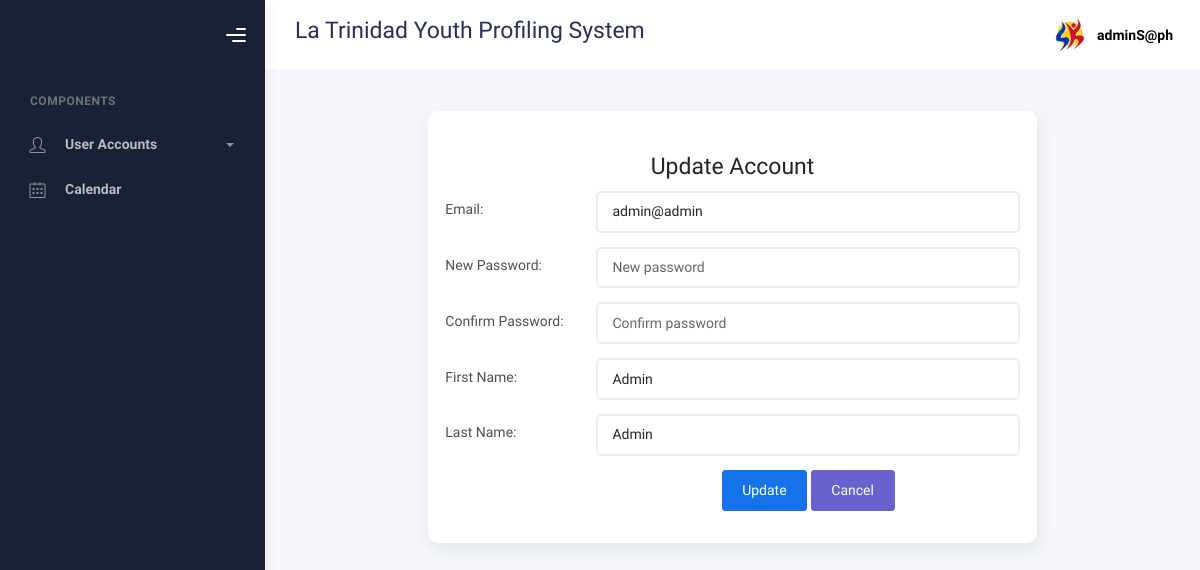
The page /superadmin/update_acc.php?id=50 (signed in) on the database its author committed.
### tables this page shows
CREATE TABLE `account` (
  `id` int(250) NOT NULL,
  `email` varchar(50) NOT NULL,
  `password` varchar(255) NOT NULL,
  `FirstName` varchar(50) NOT NULL,
  `LastName` varchar(50) NOT NULL,
  `role` enum('superadmin','admin','user') NOT NULL DEFAULT 'user',
  `code` varchar(50) DEFAULT NULL
);

### superadmin/update_acc.php (the view, shortened to what this page needs)
<?php
include ("../connection/conne.php");
if (isset($_GET['id'])) {
  $id = $_GET['id'];
  $query = "SELECT * FROM account WHERE id = '$id'";
  $result = mysqli_query($conn, $query);
  if ($result && mysqli_num_rows($result) > 0) {
    $account = mysqli_fetch_assoc($result);
  } else {
    die("Account not found: " . mysqli_error($conn));
  }
} else {
  die("ID parameter not specified.");
}
$barangay_code = "";
?>
<!DOCTYPE html>
<html lang="en">
<head>
  <link rel="stylesheet" href="../bootstrap/assets/css/bootstrap.min.css" />
  <link rel="stylesheet" href="../bootstrap/assets/css/plugins.min.css" />
  <link rel="stylesheet" href="../bootstrap/assets/css/kaiadmin.min.css" />
</head>
<body>
  <div class="wrapper">
    <div class="sidebar" data-background-color="dark">
      <div class="sidebar-logo">
        <div class="logo-header" data-background-color="dark">
          <div class="nav-toggle">
            <button class="btn btn-toggle toggle-sidebar">
              <i class="gg-menu-right"></i>
            </button>
          </div>
        </div>
      </div>
      <div class="sidebar-wrapper scrollbar scrollbar-inner">
        <div class="sidebar-content">
          <ul class="nav nav-secondary">
            <li class="nav-section">
              <h4 class="text-section">Components</h4>
            </li>
            <li class="nav-item">
            <li class="nav-item"><a data-bs-toggle="collapse" href="#forms"><i class="fas icon-user"></i>
                <p>User Accounts</p><span class="caret"></span>
              </a>
            </li>
            <li class="nav-item">
            <li class="nav-item">
            <li class="nav-item">
              <a href="calendar.php">
                <i class="fas icon-calendar"></i>
                <p>Calendar</p>
              </a>
            </li>
          </ul>
        </div>
      </div>
    </div>
    <div class="main-panel">
      <div class="main-header">
        <nav class="navbar navbar-header navbar-header-transparent navbar-expand-lg border-bottom">
          <div class="container-fluid">
            <h3><?php echo $barangay_code; ?> La Trinidad Youth Profiling System</h3>
            <ul class="navbar-nav topbar-nav ms-md-auto align-items-center">
              <li class="nav-item topbar-user dropdown hidden-caret">
                <a class="dropdown-toggle profile-pic" data-bs-toggle="dropdown" aria-expanded="false">
                  <div class="avatar-sm">
                    <img src="../bootstrap/assets/img/profile.jpg" alt="..." class="avatar-img rounded-circle" />
                  </div>
                  <span class="profile-username">
                    <span class="fw-bold"><?php echo $_SESSION['email']; ?></span>
                  </span>
                </a>
              </li>
            </ul>
          </div>
        </nav>
      </div>
      <div class="container">
        <div class="container mt-5 d-flex justify-content-center align-items-center full-height">
          <div class="col-md-8">
            <div class="card">
              <div class="card-body">
                <h3 class="mt-4 text-center">Update Account</h3>
                <form method="POST" action="update_acc.php?id=<?= $id; ?>">
                  <div class="mb-3 row">
                    <label for="email" class="col-sm-3 col-form-label">Email:</label>
                    <div class="col-sm-9">
                      <input type="email" class="form-control" id="email" name="email" value="<?= $account['email']; ?>"
                        style="width: 100%;" required>
                    </div>
                  </div>
                  <div class="mb-3 row">
                    <label for="password" class="col-sm-3 col-form-label">New Password:</label>
                    <div class="col-sm-9">
                      <input type="password" class="form-control" id="password" name="password"
                        placeholder="New password" style="width: 100%;">
                    </div>
                  </div>
                  <div class="mb-3 row">
                    <label for="cpassword" class="col-sm-3 col-form-label">Confirm Password:</label>
                    <div class="col-sm-9">
                      <input type="password" class="form-control" id="cpassword" name="cpassword"
                        placeholder="Confirm password" style="width: 100%;">
                    </div>
                  </div>
                  <div class="mb-3 row">
                    <label for="fname" class="col-sm-3 col-form-label">First Name:</label>
                    <div class="col-sm-9">
                      <input type="text" class="form-control" id="fname" name="fname"
                        value="<?= $account['FirstName']; ?>" style="width: 100%;" required>
                    </div>
                  </div>
                  <div class="mb-3 row">
                    <label for="lname" class="col-sm-3 col-form-label">Last Name:</label>
                    <div class="col-sm-9">
                      <input type="text" class="form-control" id="lname" name="lname"
                        value="<?= $account['LastName']; ?>" style="width: 100%;" required>
                    </div>
                  </div>
                  <div class="mb-3 row">
                    <div class="col-sm-3"></div>
                    <div class="col-sm-9 text-center">
                      <button type="submit" class="btn btn-primary" name="update">Update</button>
                      <a href="index.php" class="btn btn-secondary">Cancel</a>
                    </div>
                  </div>
                </form>
              </div>
            </div>
          </div>
        </div>
      </div>
</body>
</html>

### rows shown on the page
account: email "admin@admin", fname "Admin", lname "Admin"

### other values the page prints
$_SESSION['email'] "adminS@ph"
